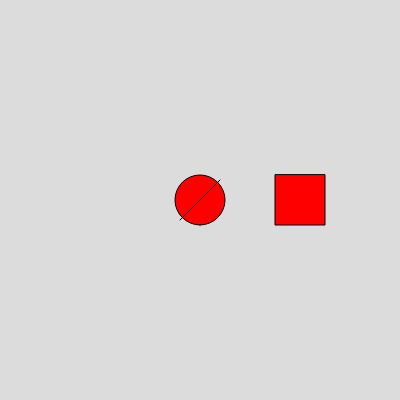
Frame 1 (no input)
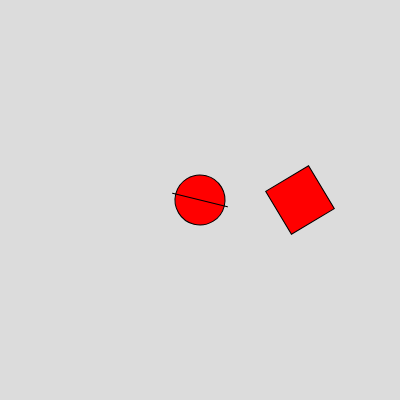
Frame 60 (no input)
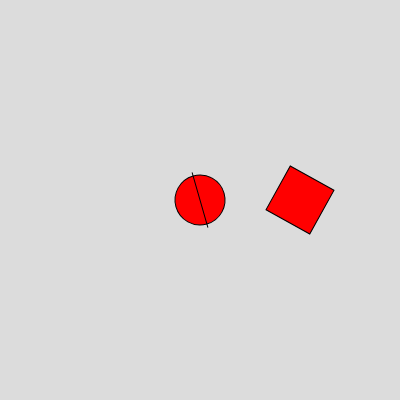
Frame 120 (the mouse pressed at the canvas centre since frame 60)

The p5.js sketch that drew these frames (run headless with seeded random() and noise() and a simulated clock; from frame 60 on, the mouse is pressed at the canvas centre):

// p5.js sketch
// ── sketch.js
var deg = 90;

function setup() { 
  createCanvas(400, 400);
	
	// you can only use this variable in setup() 
	var onlyInSetup = 5;
} 

function draw() { 
  background(220);
	fill(255,0,0);
	
	push(); //remember
	translate(200,200);
	rotate(radians(deg));
	ellipse(0,0,50,50);
	line(-20, -20, 20, 20);
	pop(); //forget
	
	push();
	translate(300, 200);
	rectMode(CENTER);
	rotate(radians(deg));
	rect(0,0,50,50);
	pop();
	
	// deg++ SAME AS deg = deg + 1
	// deg+=2 SAME AS deg = deg + 2
	// deg-- SAME AS deg = deg - 1
	deg++;
}
